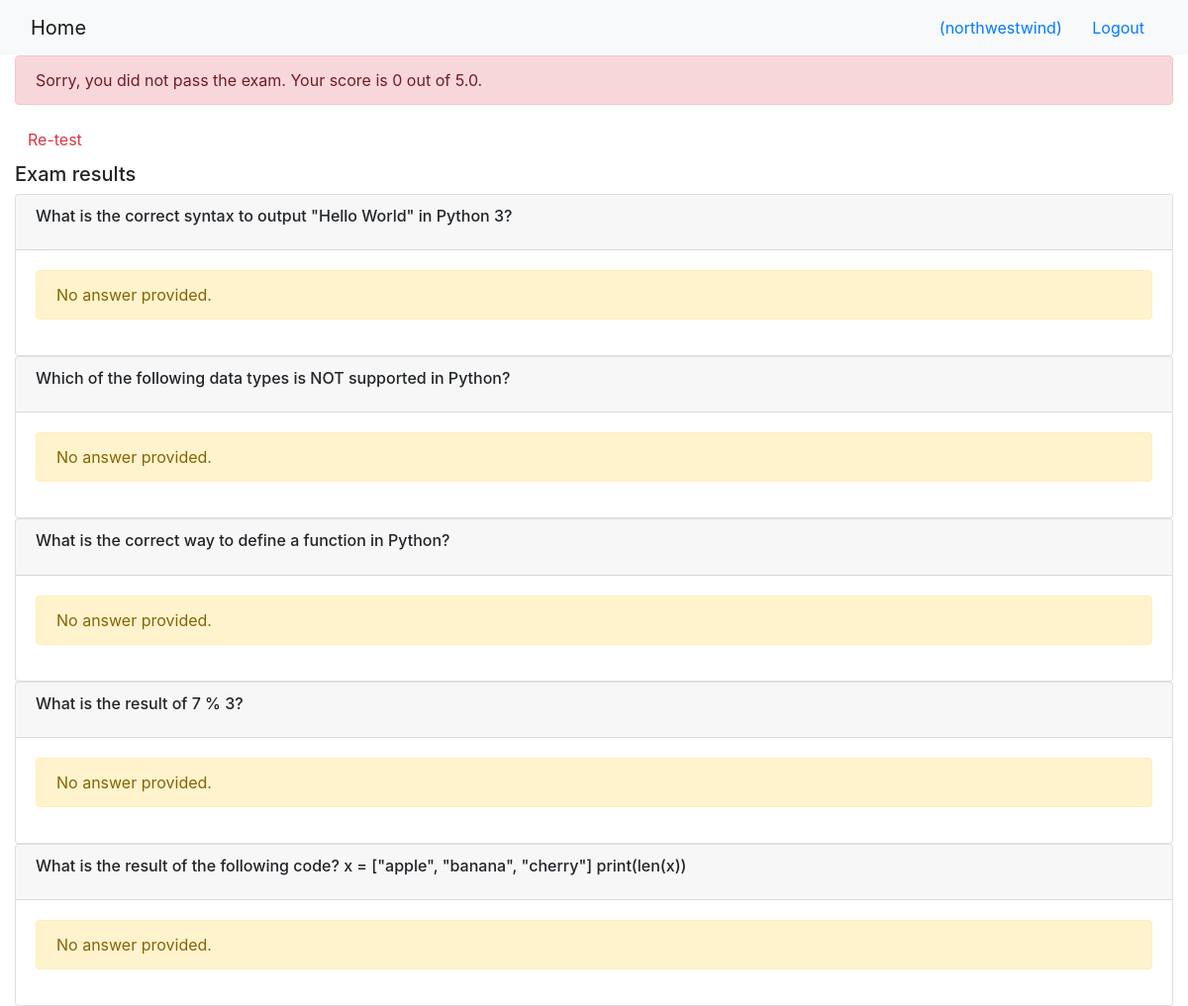
/onlinecourse/5/exam_result/5/ (signed in), run on the app's committed database.
### onlinecourse/models.py (models this page shows)
class Question(models.Model):
    course = models.ForeignKey(Course, on_delete=models.CASCADE, default=1)
    text = models.TextField(default='')
    grade_point = models.FloatField()

### onlinecourse/views.py (the view)
# urls.py: path('<int:course_id>/exam_result/<int:submission_id>/', views.show_exam_result, name='exam_result'),
def show_exam_result(request, course_id, submission_id):
    course = get_object_or_404(Course, pk=course_id)
    submission = get_object_or_404(Submission, pk=submission_id)
    selected_choice_ids = submission.choices.all().values_list('id', flat=True)
    questions = Question.objects.filter(course=course)
    selected_choices = {}
    for choice_id in selected_choice_ids:
        choice = get_object_or_404(Choice, pk=choice_id)
        selected_choices[choice.question.id] = choice
    total_score = 0
    question_results = []
    for question in questions:
        is_correct = False
        selected_choice = selected_choices.get(question.id)
        if selected_choice and selected_choice.is_correct:
            is_correct = True
            total_score += question.grade_point
        correct_choice = Choice.objects.get(question=question, is_correct=True)
        question_results.append({
            'question': question,
            'selected_choice': selected_choice,
            'is_correct': is_correct,
            'correct_choice': correct_choice
        })
    is_passed = total_score >= questions.aggregate(Sum('grade_point'))['grade_point__sum'] * 0.5
    context = {
        'course': course,
        'submission': submission,
        'question_results': question_results,
        'total_score': total_score,
        'max_score': questions.aggregate(Sum('grade_point'))['grade_point__sum'],
        'is_passed': is_passed
    }
    return render(request, 'onlinecourse/exam_result_bootstrap.html', context)

### onlinecourse/templates/onlinecourse/exam_result_bootstrap.html (shortened to what this page needs)
<!DOCTYPE html>
<html lang="en">
<head>
    {% load static %}
    <link rel="stylesheet" href="https://maxcdn.bootstrapcdn.com/bootstrap/4.5.2/css/bootstrap.min.css">
</head>
<body>
<nav class="navbar navbar-light bg-light">
    <div class="container-fluid">
        <div class="navbar-header">
              <a class="navbar-brand" href="{% url 'onlinecourse:index' %}">Home</a>
        </div>
        <ul class="nav navbar-nav navbar-right">
            {% if user.is_authenticated %}
            <li>
                <a class="btn btn-link" href="#">{{ user.first_name }}({{ user.username }})</a>
                <a class="btn btn-link" href="{% url 'onlinecourse:logout' %}">Logout</a>
            </li>
            {% endif %}
        </ul>
    </div>
</nav>
<div class="container-fluid">
    {% if is_passed %}
    <div class="alert alert-success">
        Congratulations, you passed the exam! Your score is {{ total_score }} out of {{ max_score }}.
    </div>
    {% else %}
    <div class="alert alert-danger">
        Sorry, you did not pass the exam. Your score is {{ total_score }} out of {{ max_score }}.
    </div>
    <a class="btn btn-link text-danger" href="{% url 'onlinecourse:course_details' course.id %}">Re-test</a>
    {% endif %}
    <div class="card-columns-vertical mt-1">
        <h5 class="">Exam results</h5>
        {% for question_result in question_results %}
        <div class="card">
            <div class="card-header">
                <h6 class="card-title">{{ question_result.question.text }}</h6>
            </div>
            <div class="card-body">
                {% if question_result.selected_choice %}
                    {% if question_result.is_correct %}
                        <div class="alert alert-success">{{ question_result.selected_choice.text }}</div>
                    {% else %}
                        <div class="alert alert-danger">{{ question_result.selected_choice.text }}</div>
                        <div class="alert alert-warning">Suggestion: {{ question_result.correct_choice.text }}</div>
                    {% endif %}
                {% else %}
                    <div class="alert alert-warning">
                        No answer provided.
                    </div>
                {% endif %}
            </div>
        </div>
        {% endfor %}
    </div>
</div>
</body>
</html>

### data on the page
Question: question.text "What is the correct syntax to output \"Hello World\" in Python 3?"
Question: question.text "Which of the following data types is NOT supported in Python?"
Question: question.text "What is the correct way to define a function in Python?"
Question: question.text "What is the result of 7 % 3?"
Question: question.text "What is the result of the following code? x = [\"apple\", \"banana\", \"cherry\"] print(len(x))"

### other printed values
{{ user.username }} "northwestwind"
{{ total_score }} "0"
{{ max_score }} "5.0"
